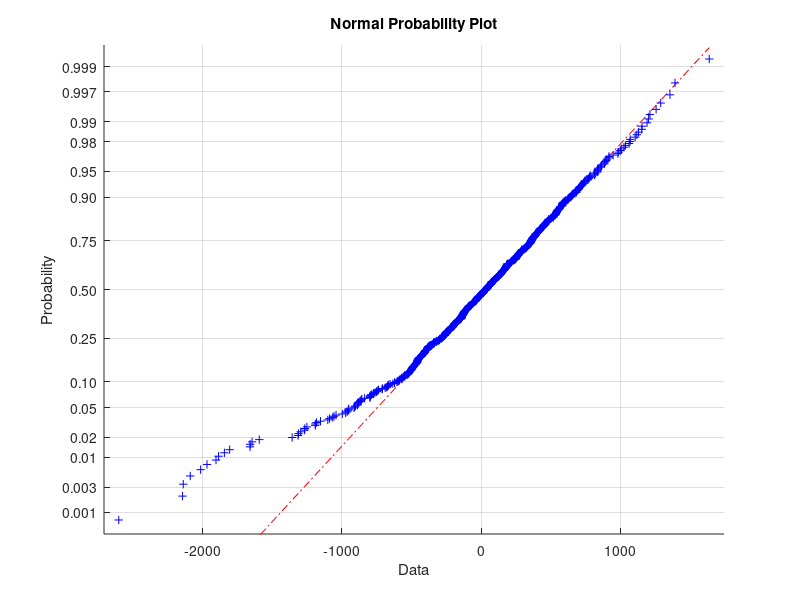

This figure's MATLAB source:
load birth.dat

barnVikt = birth(:, 3);
moderLangd = birth(:, 16);
moderVikt = birth(:, 15);
moderRokare = birth(:, 20);
for i = 1:length(moderRokare)
    if(moderRokare(i) < 3)
        moderRokare(i) = 0;
    else
        moderRokare(i) = 1;
    end
end

moderAlkoholist = birth(:, 26);
for i = 1:length(moderAlkoholist)
    if(moderAlkoholist(i) < 2)
        moderAlkoholist(i) = 0;
    else
        moderAlkoholist(i) = 1;
    end
end

% skatta barnets vikt givet moderns längd
X = [ones(length(moderLangd), 1) moderLangd];
[beta_hat, interval] = regress(barnVikt, X);
barnViktApprox = X*beta_hat;

% skatta barnets vikt givet moderVikt moderRökVanor moderAlkoholVanor
X1 = [ones(length(moderVikt), 1) moderVikt moderRokare moderAlkoholist];
[beta_hat1, interval1, residual] = regress(barnVikt, X1);
barnViktApprox1 = X1*beta_hat1;

normplot(residual)
